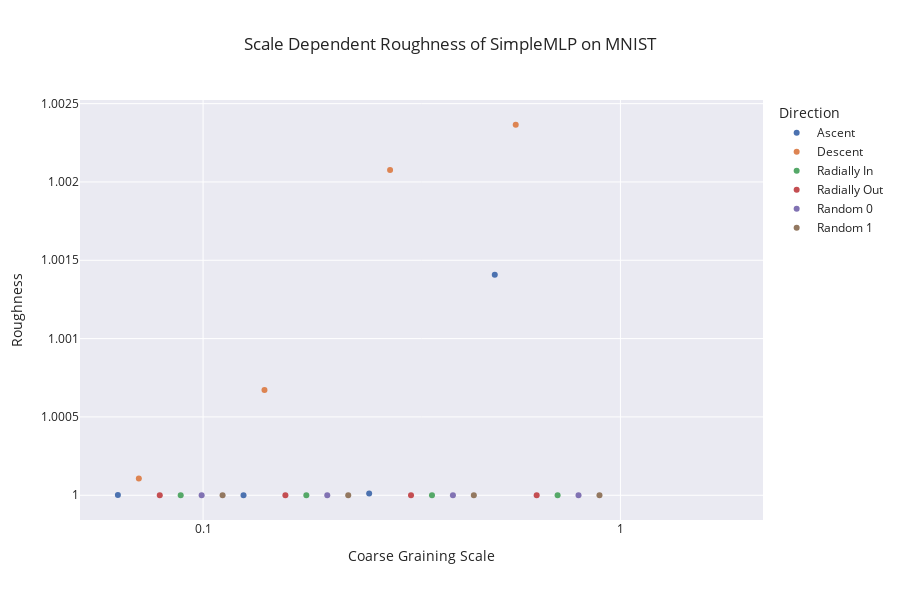

Notebook source saved alongside this figure:
### Code cell
import plotly.graph_objects as go

# Create a Plotly figure
fig = go.Figure()

# Plotting roughness for each direction using grouped data
for direction, data in df.groupby(level='Direction'):
    fig.add_trace(go.Scatter(
        x=data.index.get_level_values('Distance'),
        y=data['Roughness'],
        mode='markers',
        name=direction
    ))

# Set axis labels, title, and configure log scale on x-axis
fig.update_layout(
    xaxis_title='Coarse Graining Scale',
    yaxis_title='Roughness',
    title=f'Scale Dependent Roughness of {center_model.__class__.__name__} on {dataset.__class__.__name__}',
    legend_title='Direction',
    template='seaborn',
    xaxis={
        'type': 'log',
        'dtick': 1,  # Tick every power of ten
    },
    height=600
)

# Display the figure
fig.show()

### Figure 1 — Plotly figure (JSON) as saved in the notebook; plotly's stock layout.template omitted (floating-point values rounded to 4 significant figures)
{"data": [{"mode": "markers", "name": "Ascent", "type": "scatter", "x": [0, 0.0625, 0.125, 0.25, 0.5, 1], "y": [null, 1.0, 1.0, 1.0, 1.001, null]}, {"mode": "markers", "name": "Descent", "type": "scatter", "x": [0, 0.07015, 0.1403, 0.2806, 0.5612, 1.122], "y": [null, 1.0, 1.001, 1.002, 1.002, null]}, {"mode": "markers", "name": "Radially In", "type": "scatter", "x": [0, 0.08839, 0.1768, 0.3536, 0.7071, 1.414], "y": [null, 1.0, 1.0, 1.0, 1.0, null]}, {"mode": "markers", "name": "Radially Out", "type": "scatter", "x": [0, 0.07875, 0.1575, 0.315, 0.63, 1.26], "y": [null, 1.0, 1.0, 1.0, 1.0, null]}, {"mode": "markers", "name": "Random 0", "type": "scatter", "x": [0, 0.09921, 0.1984, 0.3969, 0.7937, 1.587], "y": [null, 1.0, 1.0, 1.0, 1.0, null]}, {"mode": "markers", "name": "Random 1", "type": "scatter", "x": [0, 0.1114, 0.2227, 0.4454, 0.8909, 1.782], "y": [null, 1.0, 1.0, 1.0, 1.0, null]}], "layout": {"height": 600, "legend": {"title": {"text": "Direction"}}, "title": {"text": "Scale Dependent Roughness of SimpleMLP on MNIST"}, "xaxis": {"dtick": 1, "title": {"text": "Coarse Graining Scale"}, "type": "log"}, "yaxis": {"title": {"text": "Roughness"}}}}
